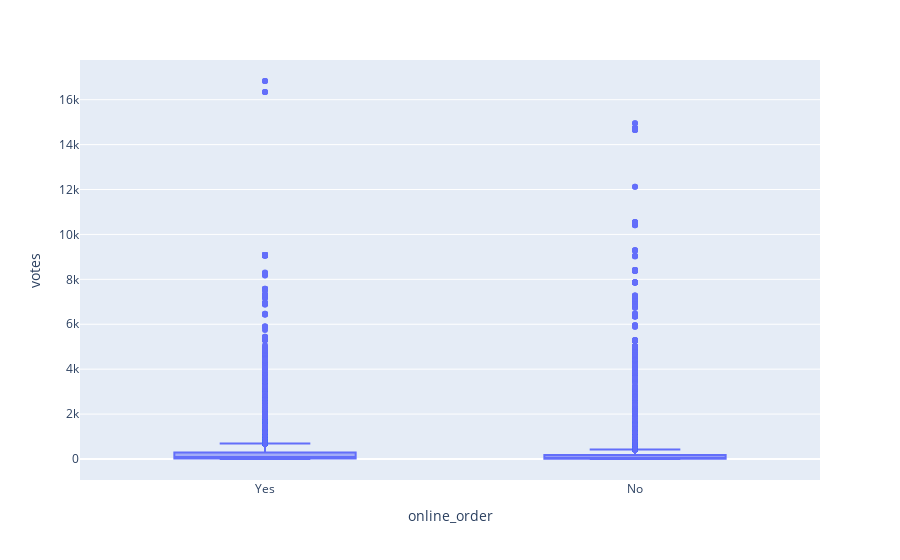

The cell this chart's notebook holds for it:
### Code cell
px.box(df, x = 'online_order', y = 'votes')

### Figure 1 — Plotly figure (JSON) as saved in the notebook; plotly's stock layout.template omitted (floating-point values rounded to 4 significant figures; data arrays with more than 128 entries replaced by an {"elided": "..."} marker saying what was removed)
{"data": [{"alignmentgroup": "True", "hovertemplate": "online_order=%{x}<br>votes=%{y}<extra></extra>", "legendgroup": "", "marker": {"color": "#636efa"}, "name": "", "notched": false, "offsetgroup": "", "orientation": "v", "showlegend": false, "type": "box", "x": {"elided": "43690 str values"}, "x0": " ", "xaxis": "x", "y": {"elided": "43690 int values"}, "y0": " ", "yaxis": "y"}], "layout": {"boxmode": "group", "legend": {"tracegroupgap": 0}, "margin": {"t": 60}, "xaxis": {"anchor": "y", "domain": [0, 1], "title": {"text": "online_order"}}, "yaxis": {"anchor": "x", "domain": [0, 1], "title": {"text": "votes"}}}}
